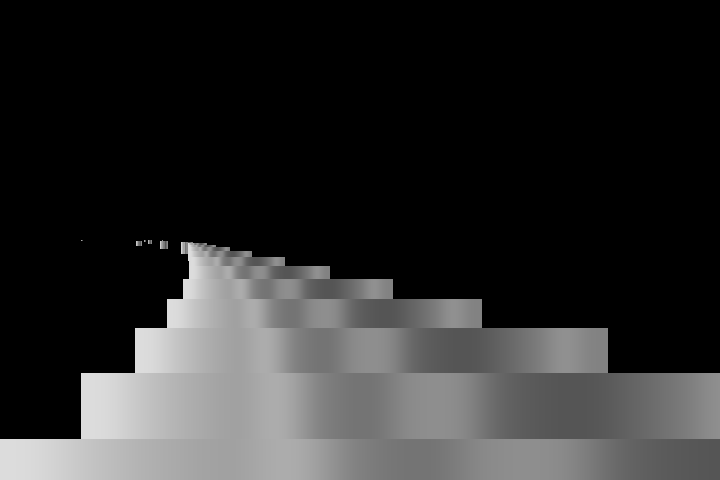
Frame 1 (no input)
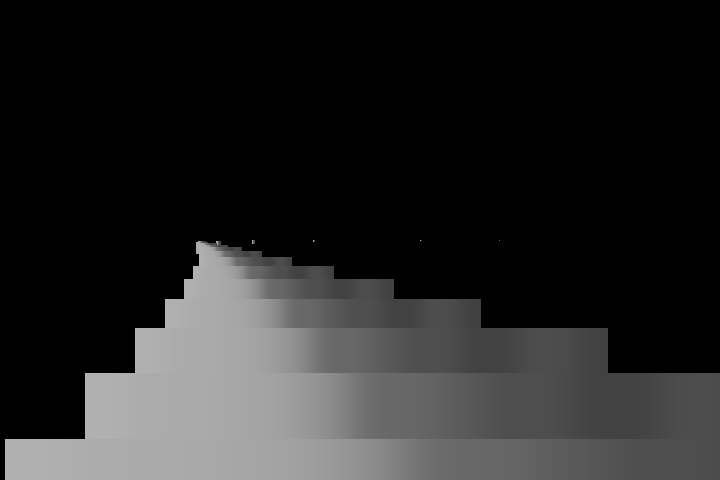
Frame 60 (the mouse pressed at the canvas centre just before this capture)
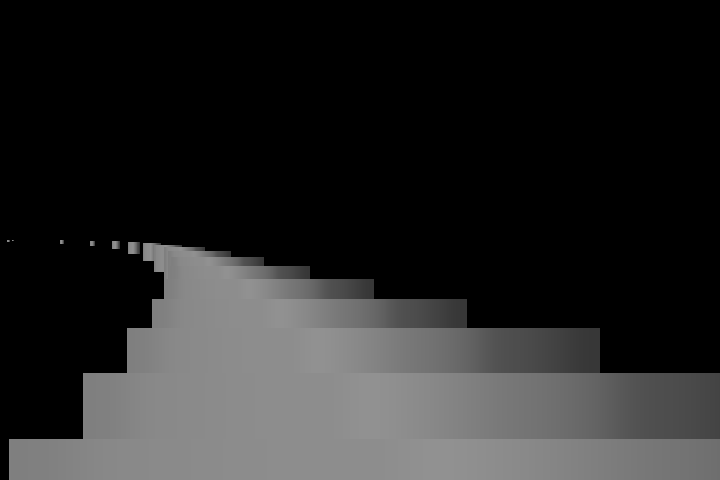
Frame 120 (the mouse held since frame 60 and released just before this capture)

The Processing sketch that drew these frames (run headless with seeded random() and noise(); from frame 60 on, the mouse is pressed at the canvas centre):

// Processing sketch: outrun
// ── outrun.pde


void setup()
{
  size(720,480);
  frameRate(5);
  
  background(0);
}

PImage multImg(PImage i1, PImage i2) 
{
  i1.loadPixels();
  i2.loadPixels();
  
  PImage rv = createImage(i1.width, i2.height, RGB);
  
  if ((i1.width != i2.width) || (i1.height != i2.height))  {
    print("imgMult size mismatch");
    return rv; 
  }

  for (int y = 0; y < i1.height; y++) {
    for (int x = 0; x < i1.width; x++) {
      final int ind = y*i1.width+x;
      
      float i1p = red(i1.pixels[ind]);
      float i2p = red(i2.pixels[ind]);
      
      rv.pixels[ind] = color(i1p*i2p/255);
    }
  }
    
  rv.updatePixels();
  return rv;
}

PImage binarize(PImage img, int thresh, int fillc) 
{
img.loadPixels();

PImage bin_img = createImage(img.width, img.height, RGB);

  for (int y = 0; y < img.height; y++) {
    for (int x = 0; x < img.width; x++) {
      final int ind = y*img.width+x;
      
      if (red(img.pixels[ind]) > thresh) {
        bin_img.pixels[ind] = color(fillc);
      }
    }
  }
    
  bin_img.updatePixels();
  return bin_img;
}

float[][] kernel = { { -1, -1, -1 },
                     { -1,  9, -1 },
                     { -1, -1, -1 } };
                     
PImage edgeDetect(PImage img) 
{
  /*
  float ksum = 0;
  for (int ky = -1; ky <= 1; ky++) {
    for (int kx = -1; kx <= 1; kx++) {
      ksum += kernel[ky+1][kx+1];
  }}*/
  
img.loadPixels();
// Create an opaque image of the same size as the original
PImage edgeImg = createImage(img.width, img.height, RGB);
// Loop through every pixel in the image.
for (int y = 1; y < img.height-1; y++) { // Skip top and bottom edges
  for (int x = 1; x < img.width-1; x++) { // Skip left and right edges
  
    float sum = 0; // Kernel sum for this pixel
    
    for (int ky = -1; ky <= 1; ky++) {
      for (int kx = -1; kx <= 1; kx++) {
        // Calculate the adjacent pixel for this kernel point
        int pos = (y + ky)*img.width + (x + kx);
        // Image is grayscale, red/green/blue are identical
        float val = red(img.pixels[pos]);
        // Multiply adjacent pixels based on the kernel values
        sum += kernel[ky+1][kx+1] * val;
      }
    }
    
    // For this pixel in the new image, set the gray value
    // based on the sum from the kernel
    edgeImg.pixels[y*img.width + x] = color(sum/8);
    //if (sum > 0) {print(sum + "\n");}
    
  }
}
// State that there are changes to edgeImg.pixels[]
edgeImg.updatePixels();
return edgeImg;
}
//image(edgeImg, 100, 0); // Draw the new image

float t = 0;

PImage noiseImage(int w, int h, boolean radial_fade)
{
  
  PImage img = createImage(w, h, RGB);
  img.loadPixels();
  
  final int HW = img.width/2;
  final float MAX_R = 0.8 * sqrt(2.0*(HW*HW));
  final float LIM_R = MAX_R/2.0;
  
  for (int y = 0; y < img.height; y++) {
    for (int x = 0; x < img.width; x++) {
      
      float val = noise(x/15.0,y/8.0, t);
      float val2 = noise(x/50.0,y/30.0, t);
      float val3 = noise(x/2.0,y/2.0, t);
      float tval = (val*0.7 + val2*0.2 + val3*0.1);
      
      if (radial_fade) {
      float r = sqrt( (y-HW)*(y-HW) + (x-HW)*(x-HW));
      
      if (r > MAX_R) {r = MAX_R; }
      if (r > LIM_R) {
        tval *=  1.0 - (r - LIM_R)/(MAX_R - LIM_R);  
      }
      }
      
      tval *= tval;    
      
      img.pixels[y * img.width + x] = color(595*tval);
  }}
  
  img.updatePixels();
  
 return img; 
}

// TBD need to rethink this to generate curves into the distance- the target is always in the center of
// the screen
float roadCurve(float z, int i, int j) 
{
  //float val = (30/z * (noise(z/50.0 + (i + j)/55.0)-0.5));
  float nval = (noise(z/50.0 + (i + j)/55.0) - 0.5);
    float val = (width * nval);
    
    print(z + " " + j + " " + nval  + " " + val + "\n");
  return val;
  /*
  float r = width * (noise(1000.0 + (i + j)/36.0) - 0.5);
  
  // off = r - r cos(theta) 
  // z = r sin(theta)
  // off = r - r cos(asin(z/r))
  float theta = asin( j/r);
  float off = 500 * (r - r * cos(theta) ); 
  
  print(z + " " + j + " " + theta + " " + r + " " + off + "\n");
  
  return off;
  */
}


int cnt = 0;

void draw() 
{
  loadPixels();
  
  PImage img = noiseImage(32, 32, true);
  
  PImage bin_img = binarize(img, 56, 255);
  // this doesn't work flexibily enough
  //bin_img.filter(THRESHOLD);
  
  PImage edge_img = edgeDetect(bin_img);
  edge_img = binarize(edge_img, 16, 255);
  img.filter(INVERT);
  PImage fin_img = (multImg(edge_img, img));
  fin_img.filter(POSTERIZE, 8);
  
  fin_img.format = ARGB;
  fin_img.loadPixels();
    for (int y = 0; y < img.height; y++) {
    for (int x = 0; x < img.width; x++) {
      final int ind = y*img.width+x;
      
      if (red(fin_img.pixels[ind]) < 6) {
        fin_img.pixels[ind] = color(0, 0);
      }
    }
  }
  fin_img.updatePixels();
 
 PImage road = noiseImage(16, 1, false);
    
 /////////////
 background(0);
 
 //image(img,      0,           0, img.width, img.height);
 //image(bin_img,  img.width,   0, img.width, img.height);
 noSmooth();
 //float sc = 16 * (0.5 + t * 5);
 //image(fin_img, img.width*2, 0, img.width*sc, img.height*sc);
 
 
 
 float z = 100;
 final float zsc = 1.5;
 
 float z_final = z;
 for (int ind = 20; ind > 0; ind -= 1) {
   z_final /= zsc;
 }
 float x_off = width/2 - road.width/(2*z_final) + roadCurve(z_final, cnt, 0);
 
 for (int ind = 20; ind >= 0; ind -= 1) {
   
 //for (float z = 100; z > 0.05; z /= 1.5) {
   float x = width/2 - road.width/(2*z) + roadCurve(z, cnt, ind);
   x -= x_off + 50.0*(noise(cnt/10.0)-0.5);
   float y = height/2 + 6/z ;
   image(road, x, y, img.width/z, img.height/z);
   //ind += 1;
   z /= zsc;
 }
 
 cnt += 1;
 t += 0.008;
}
